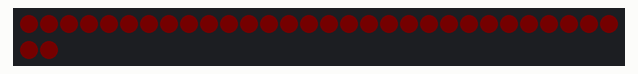
Recording of a sketch running on a simulated Arduino Uno, built with avr-gcc and run on an emulated ATmega328P. Parts: 32 RGB LEDs in strip order, left to right, continuing on the next row. Dim RGB values are drawn brighter than linear.

Above: at 0.15 s.
At 8.6 s:
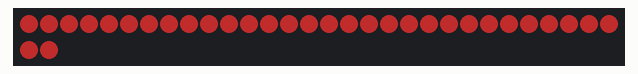
At 15.21 s:
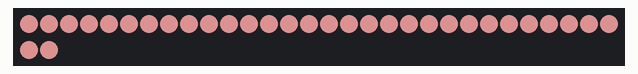

The sketch:

PixelFade.ino
```cpp
#include <Adafruit_NeoPixel.h>
#ifdef __AVR__
  #include <avr/power.h>
#endif

#define PIN            15
#define NUMPIXELS      32

Adafruit_NeoPixel pixels = Adafruit_NeoPixel(NUMPIXELS, PIN, NEO_GRB + NEO_KHZ800);

void setup() {
  pixels.begin(); // This initializes the NeoPixel library.
}

uint32_t getColor(int step) {
  int partial = step - 50;
  if (partial < 0) { partial = 0; }
  partial = (partial / 150.0) * step;

  int red = step;
  int green = partial;
  int blue = partial;
  return pixels.Color(red, green, blue);
}

void fade(int interval) {
  for (int t = 0; t < 150; t++) {
    for (int p=0; p<NUMPIXELS; p++) {
      pixels.setPixelColor(p, getColor(t));
    }
    pixels.show();
    delay(interval);
  }
}

void loop() {
  fade(100);
}
```

Measured:
- by itself, everything shown: repeats every 15.3 s, in 150 steps
